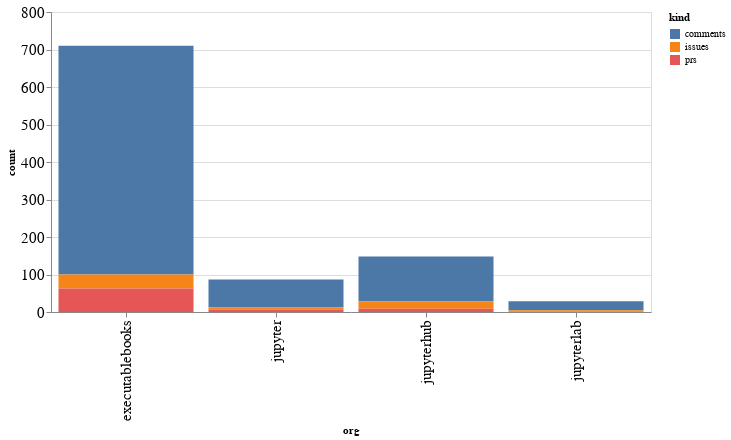

Notebook code cell kept with this figure:
### Code cell
alt.Chart(org_summaries, width=600).mark_bar().encode(
    x='org',
    y='count',
    color='kind',
    tooltip="org"
)

### Figure 1 — Vega-Lite specification as saved in the notebook (floating-point values rounded to 4 significant figures)
{"config": {"axisLeft": {"labelFontSize": 15}, "axisBottom": {"labelFontSize": 15}}, "data": {"name": "data-387544ef00fd35ed043b08c744025092"}, "mark": "bar", "encoding": {"color": {"type": "nominal", "field": "kind"}, "tooltip": {"type": "nominal", "field": "org"}, "x": {"type": "nominal", "field": "org"}, "y": {"type": "quantitative", "field": "count"}}, "width": 600, "$schema": "https://vega.github.io/schema/vega-lite/v4.8.1.json", "datasets": {"data-387544ef00fd35ed043b08c744025092": [{"org": "executablebooks", "kind": "comments", "count": 610}, {"org": "executablebooks", "kind": "issues", "count": 37}, {"org": "executablebooks", "kind": "prs", "count": 63}, {"org": "jupyter", "kind": "comments", "count": 75}, {"org": "jupyter", "kind": "issues", "count": 5}, {"org": "jupyter", "kind": "prs", "count": 7}, {"org": "jupyterhub", "kind": "comments", "count": 119}, {"org": "jupyterhub", "kind": "issues", "count": 20}, {"org": "jupyterhub", "kind": "prs", "count": 9}, {"org": "jupyterlab", "kind": "comments", "count": 24}, {"org": "jupyterlab", "kind": "issues", "count": 4}, {"org": "jupyterlab", "kind": "prs", "count": 1}]}}
